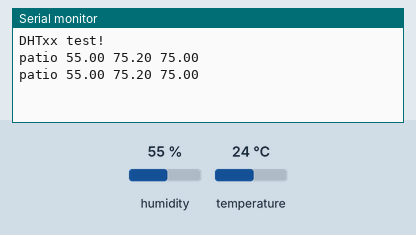
Simulated run of this sketch. Board: Arduino Uno, built with avr-gcc and run on an emulated ATmega328P. On the bench: the last lines printed to the serial monitor. The inputs (shaded band) are chosen by the test bench; at power-on: humidity 55 %, temperature 24 °C.

Above: at 4.8 s.
4.9 s: humidity set to 22 %
At 6.5 s:
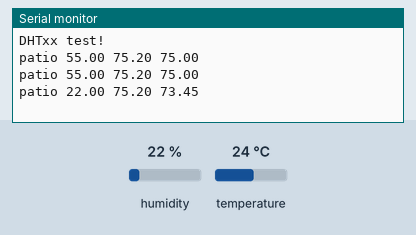
7.9 s: temperature set to 12 °C
At 8.9 s:
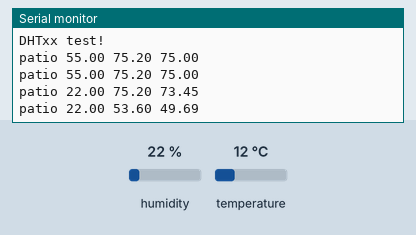
10.9 s: humidity set to 40 %
At 12.6 s:
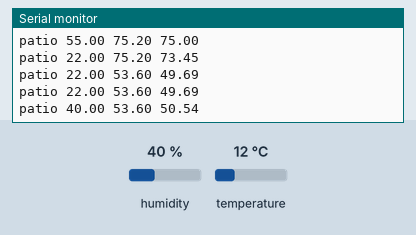
Timing chart, 0 to 14.1 s (numbered marks = the images above; inputs shaded):
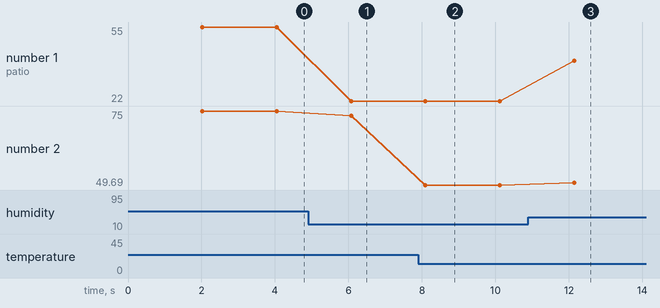

Measured:
- after the input at 4.9 s, the serial monitor: prints a new line after 1.2 s (image 1)
- after the input at 7.9 s, the serial monitor: prints a new line after 0.20 s (image 2)
- after the input at 10.9 s, the serial monitor: prints a new line after 1.2 s (image 3)
- plotted number 1: 55 → 22 after the input at 4.9 s, 22 → 40 after the input at 10.9 s
- plotted number 2: 75 → 73.45 after the input at 4.9 s, 73.45 → 49.69 after the input at 7.9 s, 49.69 → 50.54 after the input at 10.9 s

The sketch:

sensor.ino
```cpp
#include "DHT.h"

#define DHTPIN 3     // Digital pin connected to the DHT sensor

#define DHTTYPE DHT11   // DHT 11


DHT dht(DHTPIN, DHTTYPE);

void setup() {
  Serial.begin(9600);
  Serial.println(F("DHTxx test!"));

  dht.begin();
}

void loop() {
  // Wait a few seconds between measurements.
  delay(2000);
  unsigned long time;
  time=millis();
  // Reading temperature or humidity takes about 250 milliseconds!
  // Sensor readings may also be up to 2 seconds 'old' (its a very slow sensor)
  float h = dht.readHumidity();
  // Read temperature as Celsius (the default)
  float t = dht.readTemperature();
  // Read temperature as Fahrenheit (isFahrenheit = true)
  float f = dht.readTemperature(true);

  // Check if any reads failed and exit early (to try again).
  if (isnan(h) || isnan(t) || isnan(f)) {
    Serial.println(F("Failed to read from DHT sensor!"));
    Serial.println(time);
    return;
  }

  // Compute heat index in Fahrenheit (the default)
  float hif = dht.computeHeatIndex(f, h);
  // Compute heat index in Celsius (isFahreheit = false)
  float hic = dht.computeHeatIndex(t, h, false);

  Serial.print(F("patio"));
  Serial.print(F(" "));
  Serial.print(h);
  Serial.print(F(" "));
  Serial.print(f);
  Serial.print(F(" "));
  Serial.print(hif);
  Serial.println(F(" "));
}
```
